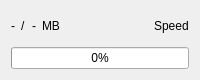
               <widget class="QFrame" name="frame_5">
                <property name="minimumSize">
                 <size>
                  <width>0</width>
                  <height>80</height>
                 </size>
                </property>
                <property name="maximumSize">
                 <size>
                  <width>16777215</width>
                  <height>80</height>
                 </size>
                </property>
                <property name="frameShape">
                 <enum>QFrame::Shape::NoFrame</enum>
                </property>
                <layout class="QVBoxLayout" name="verticalLayout_18">
                 <item>
                  <layout class="QHBoxLayout" name="horizontalLayout_5">
                   <item>
                    <widget class="QLabel" name="completed_copy_lbl">
                     <property name="sizePolicy">
                      <sizepolicy hsizetype="Maximum" vsizetype="Preferred">
                       <horstretch>0</horstretch>
                       <verstretch>0</verstretch>
                      </sizepolicy>
                     </property>
                     <property name="text">
                      <string>-</string>
                     </property>
                    </widget>
                   </item>
                   <item>
                    <widget class="QLabel" name="label_9">
                     <property name="sizePolicy">
                      <sizepolicy hsizetype="Maximum" vsizetype="Preferred">
                       <horstretch>0</horstretch>
                       <verstretch>0</verstretch>
                      </sizepolicy>
                     </property>
                     <property name="text">
                      <string>/</string>
                     </property>
                    </widget>
                   </item>
                   <item>
                    <widget class="QLabel" name="total_copy_lbl">
                     <property name="sizePolicy">
                      <sizepolicy hsizetype="Maximum" vsizetype="Preferred">
                       <horstretch>0</horstretch>
                       <verstretch>0</verstretch>
                      </sizepolicy>
                     </property>
                     <property name="text">
                      <string>-</string>
                     </property>
                    </widget>
                   </item>
                   <item>
                    <widget class="QLabel" name="total_copy_lbl_2">
                     <property name="sizePolicy">
                      <sizepolicy hsizetype="Maximum" vsizetype="Preferred">
                       <horstretch>0</horstretch>
                       <verstretch>0</verstretch>
                      </sizepolicy>
                     </property>
                     <property name="text">
                      <string>MB</string>
                     </property>
                    </widget>
                   </item>
                   <item>
                    <spacer name="horizontalSpacer_4">
                     <property name="orientation">
                      <enum>Qt::Orientation::Horizontal</enum>
                     </property>
                     <property name="sizeHint" stdset="0">
                      <size>
                       <width>40</width>
                       <height>20</height>
                      </size>
                     </property>
                    </spacer>
                   </item>
                   <item>
                    <widget class="QLabel" name="copy_speed_lbl">
                     <property name="sizePolicy">
                      <sizepolicy hsizetype="Maximum" vsizetype="Preferred">
                       <horstretch>0</horstretch>
                       <verstretch>0</verstretch>
                      </sizepolicy>
                     </property>
                     <property name="text">
                      <string>Speed</string>
                     </property>
                    </widget>
                   </item>
                  </layout>
                 </item>
                 <item>
                  <widget class="QProgressBar" name="progress_bar">
                   <property name="styleSheet">
                    <string notr="true">    QProgressBar {
        border: 2px solid #555;          /* Border color */
        border-radius: 10px;             /* Rounded corners */
        text-align: center;              /* Hide text */
        background-color: #f3f3f3;       /* Background color */
    }

    QProgressBar::chunk {
        background-color: #4caf50;       /* Color of the moving chunk */
        width: 25px;                     /* Width of the moving element */
        margin: 0px;                     /* No gap between chunks */
        animation: move 2s infinite;     /* Continuous left-right animation */
    }

    @keyframes move {
        0% { margin-left: 0%; }
        50% { margin-left: 80%; }
        100% { margin-left: 0%; }
    }</string>
                   </property>
                   <property name="value">
                    <number>0</number>
                   </property>
                  </widget>
                 </item>
                </layout>
               </widget>
